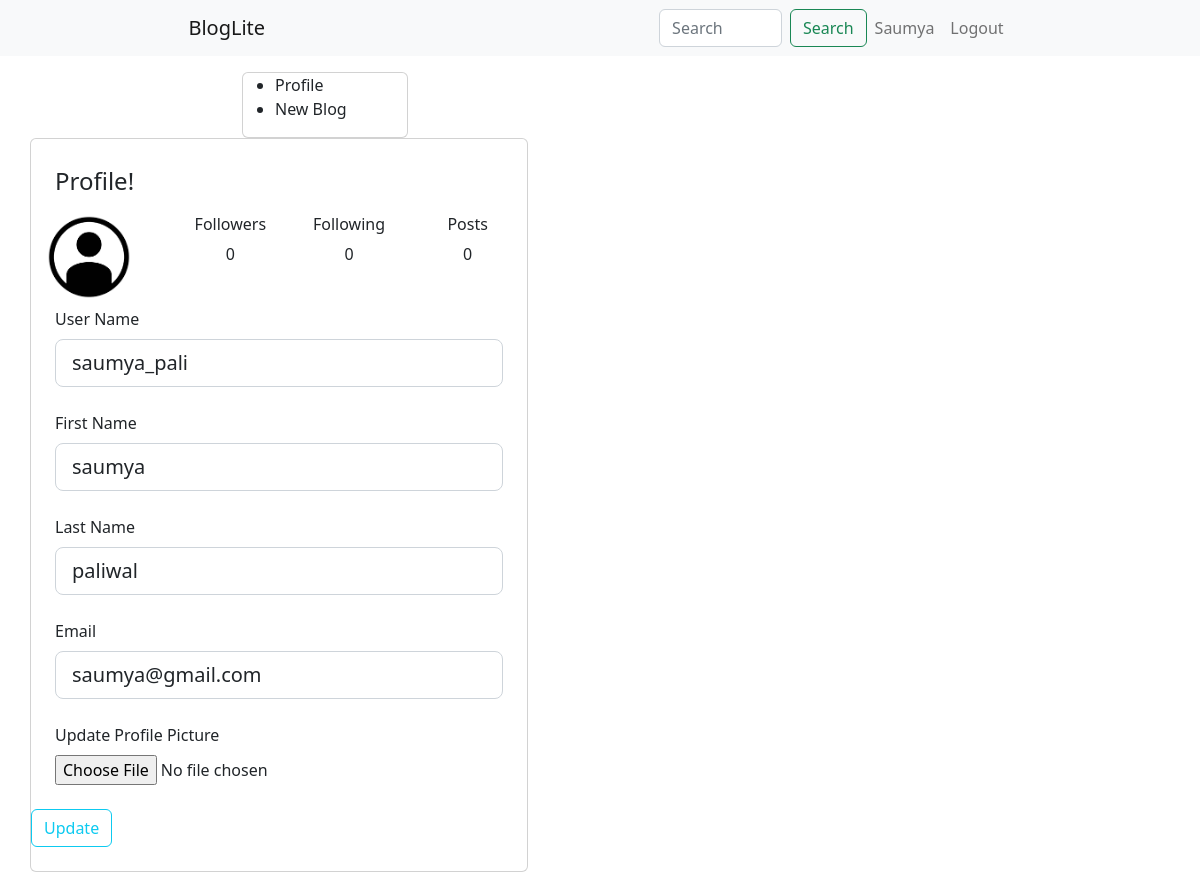
The page /profile (signed in) on the database its author committed.
### application/models.py (models this page shows, shortened)
class User(db.Model, UserMixin):
    __tablename__ = 'user'
    user_id = db.Column(db.Integer, primary_key = True, autoincrement = True, unique = True, index = True)
    user_name = db.Column(db.String, unique = True)
    first_name = db.Column(db.String)
    last_name = db.Column(db.String)
    email = db.Column(db.String)
    profile_pic = db.Column(db.String, default = "default.jpg")
    password = db.Column(db.String)
    followers = db.Column(db.Integer, default = 0)
    following = db.Column(db.Integer, default = 0)
    posts = db.Column(db.Integer, default = 0)
    blogs = db.relationship('Blog', backref='user', lazy = True)

### application/controller/userController.py (the view, shortened to what this page needs)
@app.route("/profile", methods = ["GET", "POST"])
def profile():
    profile_pic = url_for('static', filename='images/' + current_user.profile_pic)
    form = profileForm()
    if request.method == 'GET':
        form.user_name.data  = current_user.user_name
        form.first_name.data  = current_user.first_name
        form.last_name.data  = current_user.last_name
        form.email.data = current_user.email
        return render_template('profile.html', title = 'Profile', form = form, profile_pic = profile_pic)

### application/validation.py (shortened to what this page needs)
class profileForm(FlaskForm):
    user_name = StringField('user_name', validators=[DataRequired()])
    first_name = StringField('first_name', validators=[DataRequired()])
    last_name = StringField('last_name', validators=[DataRequired()])
    email = StringField('email', validators=[DataRequired(), Email()])
    profile_pic = FileField('update profile picture', validators=[FileAllowed(['jpg', 'png'])])
    submit = SubmitField('Update')

class searchForm(FlaskForm):
    search = StringField('search', validators=[DataRequired()])
    submit = SubmitField('Search')

### application/controller/userController.py (called while the page is built)
@app.context_processor
def layout():
    form = searchForm()
    return dict(form = form)

### application/models.py (called while the page is built)
@login_manager.user_loader
def load_user(user_id):
    return User.query.get(int(user_id))

### templates/profile.html (shortened to what this page needs)
{% extends "layout.html" %}
{% block content %}
<div class = "card signUP mr-4">
        <legend class="mt-4 mx-4">Profile!</legend>
        <div class="d-flex flex-row">
            <img class="ms-2 me-4" src="{{ profile_pic }}" style="width: 100px; height: 100px; border-radius: 100%;">
            <div class="p-2 col ms-2">
                <h6 class="text-center">Followers</h6>
                <p class="text-center">{{ current_user.followers}}</p>
            </div>
            <div class="p-2 col text-center">
                <h6 class="text-center">Following</h6>
                <p class="text-center">{{ current_user.following }}</p>
            </div>
            <div class="p-2 col">
                <h6 class="text-center"><a class="nav-link" href="{{url_for('userBlogs')}}">Posts</a></h6>
                <p class="text-center">{{ current_user.posts }}</p>
            </div>
        </div>
        <form action = '', method = "POST" enctype="multipart/form-data">
            <div class="mb-4 mx-4">
                <label class="form-label">User Name</label>
                {% if form.user_name.errors %}
                    {{ form.user_name(class="form-control form-control-lg is-invalid") }}
                        <div class="invalid-feedback">
                            {% for error in form.user_name.errors %}
                                <span>{{ error }}</span>
                            {% endfor %}
                        </div>
                {% else %}
                    {{ form.user_name(class="form-control form-control-lg") }}
                {% endif %}
            </div>
            <div class="mb-4 mx-4">
                <label class="form-label">First Name</label>
                {% if form.first_name.errors %}
                    {{ form.first_name(class="form-control form-control-lg is-invalid") }}
                        <div class="invalid-feedback">
                            {% for error in form.first_name.errors %}
                                <span>{{ error }}</span>
                            {% endfor %}
                        </div>
                {% else %}
                    {{ form.first_name(class="form-control form-control-lg") }}
                {% endif %}
            </div>
            <div class="mb-4 mx-4">
                <label class="form-label">Last Name</label>
                {% if form.last_name.errors %}
                    {{ form.last_name(class="form-control form-control-lg is-invalid") }}
                        <div class="invalid-feedback">
                            {% for error in form.last_name.errors %}
                                <span>{{ error }}</span>
                            {% endfor %}
                        </div>
                {% else %}
                    {{ form.last_name(class="form-control form-control-lg") }}
                {% endif %}
            </div>
            <div class="mb-4 mx-4">
                <label class="form-label">Email</label>
                {% if form.email.errors %}
                    {{ form.email(class="form-control form-control-lg is-invalid") }}
                        <div class="invalid-feedback">
                            {% for error in form.email.errors %}
                                <span>{{ error }}</span>
                            {% endfor %}
                        </div>
                {% else %}
                    {{ form.email(class="form-control form-control-lg") }}
                {% endif %}
            </div>
            <div class="mb-4 mx-4">
                <label class="form-label">Update Profile Picture</label><br>
                {{ form.profile_pic(class="form-control-file")}}
            </div>
            <div class="form-group mb-4">
                {{ form.submit(class="btn btn-outline-info") }}
            </div>
        </form>
</div>
{% endblock content %}

### templates/layout.html (shortened to what this page needs)
<!DOCTYPE html>
<html lang="en">
  <head>
    <link href="https://cdn.jsdelivr.net/npm/bootstrap@5.2.3/dist/css/bootstrap.min.css" rel="stylesheet">
    <link href = "../static/css/styles.css" type = "text/css" rel="stylesheet">
  </head>
  <body>
    <nav class="navbar navbar-expand-lg bg-light sticky-top">
        <div class="container-fluid">
          <a class="navbar-brand BLOG me-5" href="/home">BlogLite</a>
          <form class="d-flex ms-5 searchBar" method="POST" action="{{ url_for('search')}}">
              <input class="form-control me-2 ms-5"  name="search" type="search" placeholder="Search" aria-label="Search">
              <button class="btn btn-outline-success" type="submit">Search</button>
          </form>
          <div class="collapse navbar-collapse signlog" id="navbarTogglerDemo03">
            <ul class="navbar-nav ms-auto mb-2 mb-lg-0">
              {% if current_user.is_authenticated %}
                <li class="nav-item">
                  <a class="nav-link" href="/profile">{{ current_user.first_name.capitalize() }}</a>
                </li>
                <li class="nav-item">
                  <a class="nav-link" href="/logout">Logout</a>
                </li>
              {% endif%}
            </ul>
          </div>
        </div>
    </nav>
    <main class="container mt-3">
      <div class="row">
        <aside class="col-md-2 sidebar">
          <div class="card">
            <ul>
              {% if current_user.is_authenticated %}
                <li class="nav-item ">
                  <a class="nav-link active" href="/profile">Profile</a>
                </li>
                <li class="nav-item ">
                  <a class="nav-link active" href="/newBlog">New Blog</a>
                </li>
              {% else %}
                <li class="nav-item ">
                  <a class="nav-link active" href="/home">Explore</a>
                </li>
              {% endif %}
            </ul>
          </div>
        </aside>
        <div class="col-8 mybody">
          {% block content %}{% endblock %}
        </div>
      </div>
    </main>
  </body>
</html>

### static/css/styles.css (style rules this page uses)
* { border-radius: 0px; }
.searchBar { padding-left: 250px; }
.signUP { margin-right: 250px; }
.sidebar { margin-left: 200px; }
.mybody { padding-left: 0px; }
.signlog { padding-right: 15%; }
.BLOG { padding-left: 15%; }

### rows shown on the page
User: first_name "Saumya", followers "0", following "0", posts "0", user_name "saumya_pali", first_name "saumya", last_name "paliwal", email "saumya@gmail.com"
